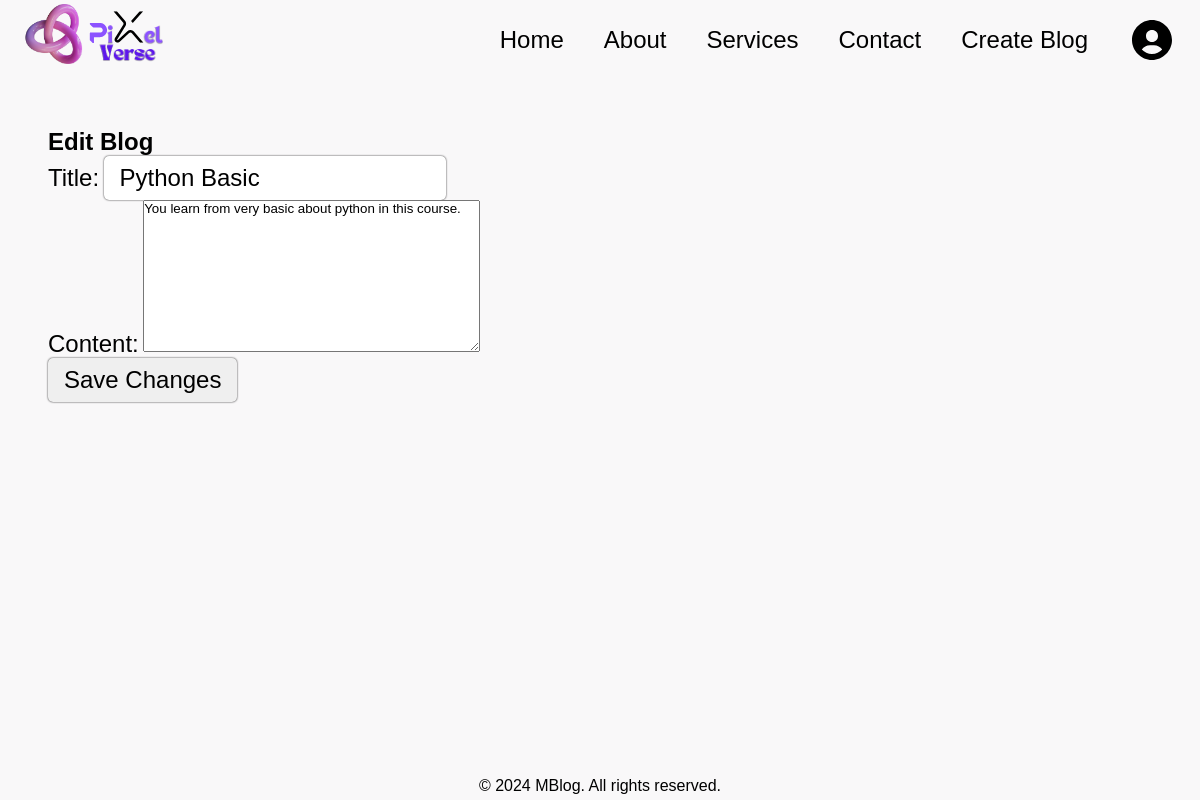
The app's page /edit/1/ (signed in) with its own data.
### blog/models.py (models this page shows, shortened)
class Blog(models.Model):
    title = models.CharField(max_length=200)
    content = models.TextField()
    author = models.ForeignKey(User, on_delete=models.CASCADE)
    tags = TaggableManager()
    created_at = models.DateTimeField(auto_now_add=True)

### blog/views.py (the view)
# urls.py: path('edit/<int:pk>/', views.update_blog, name='update_blog'),
@login_required
def update_blog(request, pk):
    blog = get_object_or_404(Blog, pk=pk)
    tag_list = list(blog.tags.values_list('name', flat=True))
    if request.method == 'POST':
        form = BlogForm(request.POST, instance=blog)
        if form.is_valid():
            form.save()
            return redirect('home')
    else:
        form = BlogForm(instance=blog)
        form.initial['tags'] = ', '.join(tag_list)
    return render(request, 'blog/update_blog.html', {'form': form, 'blog': blog})

### blog/forms.py
class BlogForm(forms.ModelForm):
    class Meta:
        model = Blog
        fields = ['title', 'content', 'tags']
        widgets = {
            'tags': forms.TextInput(attrs={'placeholder': 'Python, Java'}),
        }

### blog/templates/blog/update_blog.html (shortened to what this page needs)
{% extends 'base.html' %}
{% block content %}
<section class="update-blog">
    <h1>Edit Blog</h1>
    <form method="post">
        {{ form.as_p }}
        <button type="submit">Save Changes</button>
    </form>
</section>
{% endblock %}

### blog/static/style.css (style rules this page uses)
* { margin: 0; padding: 0; font-family: 'SFPRODISPLAYREGULAR', sans-serif; }
body { position: absolute; inset: 0; background: #f9f8f9; }
label { font-size: 24px; }
input { font-size: 24px; outline: none; box-shadow: 0px 0px 2px rgba(0, 0, 0, 0.9); border-radius: 5px; border: none; padding: 8px 16px 8px 16px; }
button { font-size: 24px; outline: none; box-shadow: 0px 0px 2px rgba(0, 0, 0, 0.9); border-radius: 5px; border: none; padding: 8px 16px 8px 16px; max-width: 300px; }
.update-blog { padding: 48px; }

### records on screen
Blog: title "Python Basic", content "You learn from very basic about python in this course."
